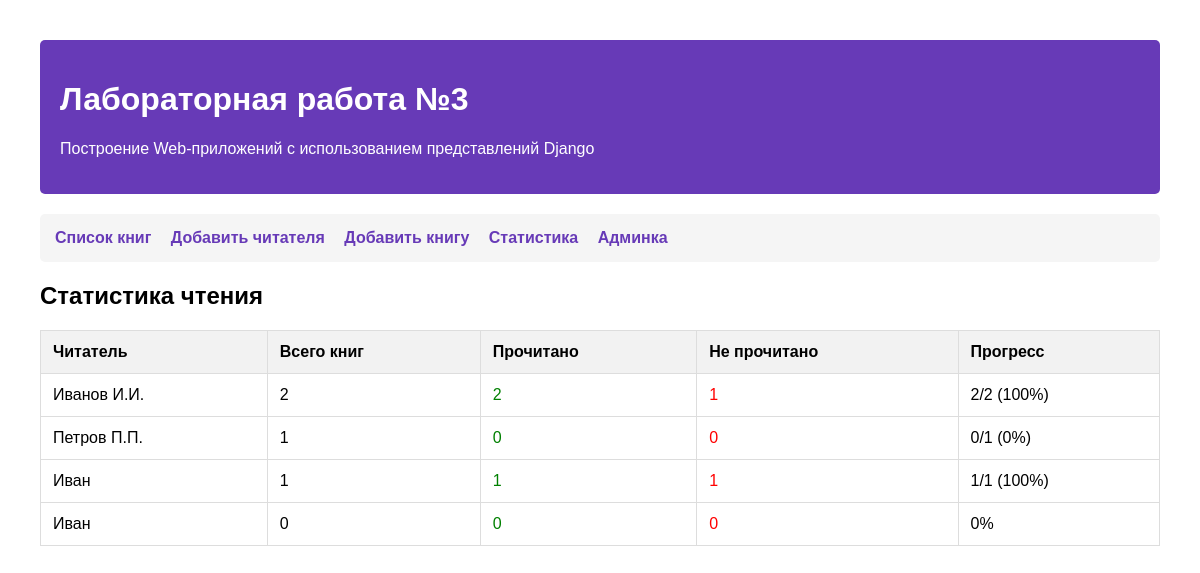
Page /lab3/statistics/ on the committed database.
### lab3/models.py (models this page shows, shortened)
class Reader(models.Model):
    name = models.CharField(max_length=100, verbose_name="Имя читателя")
    books = models.ManyToManyField(Book, through='Reading', verbose_name="Книги")
    class Meta:
        verbose_name = "Читатель"
        verbose_name_plural = "Читатели"

### lab3/views.py (the view)
# urls.py: path('statistics/', views.reader_statistics, name='reader_statistics'),
def reader_statistics(request):
    readers = Reader.objects.all()
    stats = []
    for reader in readers:
        book_count = reader.books.count()
        read_count = reader.books.filter(is_read=True).count()
        stats.append({
            'reader': reader,
            'total_books': book_count,
            'read_books': read_count,
        })
    return render(request, 'lab3/statistics.html', {'stats': stats})

### templates/lab3/statistics.html (shortened to what this page needs)
{% extends "lab3/base.html" %}
{% block content %}
<h2>Статистика чтения</h2>
{% if stats %}
    <table>
        <thead>
            <tr>
                <th>Читатель</th>
                <th>Всего книг</th>
                <th>Прочитано</th>
                <th>Не прочитано</th>
                <th>Прогресс</th>
            </tr>
        </thead>
        <tbody>
            {% for stat in stats %}
            <tr>
                <td>{{ stat.reader.name }}</td>
                <td>{{ stat.total_books }}</td>
                <td class="success">{{ stat.read_books }}</td>
                <td class="error">
                    {% widthratio stat.total_books stat.read_books 1 as unread_books %}
                    {{ unread_books }}
                </td>
                <td>
                    {% if stat.total_books > 0 %}
                        {{ stat.read_books }}/{{ stat.total_books }}
                        ({% widthratio stat.read_books stat.total_books 100 %}%)
                    {% else %}
                        0%
                    {% endif %}
                </td>
            </tr>
            {% endfor %}
        </tbody>
    </table>
{% else %}
    <p>Нет данных для отображения статистики.</p>
{% endif %}
{% endblock %}

### templates/lab3/base.html (style rules this page uses)
body { font-family: Arial, sans-serif; margin: 40px; }
table { border-collapse: collapse; width: 100%; margin: 20px 0; }
th, td { border: 1px solid #ddd; padding: 12px; text-align: left; }
th { background-color: #f2f2f2; }
.success { color: green; }
.error { color: red; }

### rows in the picture
Reader: reader.name "Иванов И.И.", total_books "2", read_books "2", id "1", read_books "100"
Reader: reader.name "Петров П.П.", total_books "1", read_books "0", unread_books "0"
Reader: reader.name "Иван", total_books "1", read_books "1", unread_books "1", read_books "100"
Reader: reader.name "Иван", total_books "0", read_books "0", unread_books "0", shows "0%"
